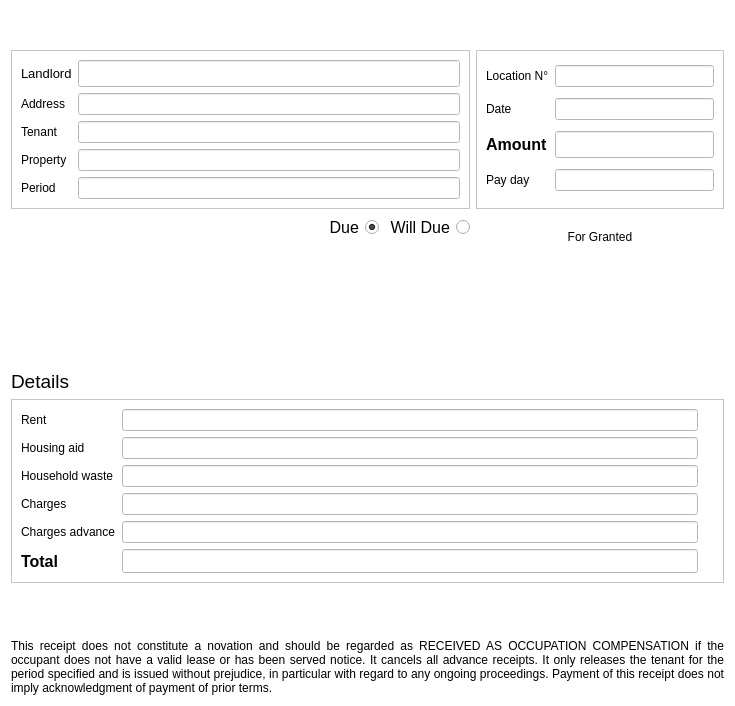
<?xml version="1.0" encoding="UTF-8"?>
<ui version="4.0">
 <class>W_Receipt_Form</class>
 <widget class="QWidget" name="W_Receipt_Form">
  <property name="geometry">
   <rect>
    <x>0</x>
    <y>0</y>
    <width>735</width>
    <height>706</height>
   </rect>
  </property>
  <property name="sizePolicy">
   <sizepolicy hsizetype="Preferred" vsizetype="Preferred">
    <horstretch>0</horstretch>
    <verstretch>0</verstretch>
   </sizepolicy>
  </property>
  <property name="windowTitle">
   <string>Form</string>
  </property>
  <property name="styleSheet">
   <string notr="true">background-color: white; color:black</string>
  </property>
  <layout class="QGridLayout" name="gridLayout">
   <item row="2" column="0">
    <widget class="QRadioButton" name="rb_due">
     <property name="sizePolicy">
      <sizepolicy hsizetype="Minimum" vsizetype="Minimum">
       <horstretch>0</horstretch>
       <verstretch>0</verstretch>
      </sizepolicy>
     </property>
     <property name="minimumSize">
      <size>
       <width>260</width>
       <height>21</height>
      </size>
     </property>
     <property name="font">
      <font>
       <pointsize>12</pointsize>
      </font>
     </property>
     <property name="layoutDirection">
      <enum>Qt::LayoutDirection::RightToLeft</enum>
     </property>
     <property name="text">
      <string>Due</string>
     </property>
     <property name="checked">
      <bool>true</bool>
     </property>
    </widget>
   </item>
   <item row="6" column="2">
    <widget class="QLabel" name="label_20">
     <property name="enabled">
      <bool>true</bool>
     </property>
     <property name="sizePolicy">
      <sizepolicy hsizetype="Minimum" vsizetype="Minimum">
       <horstretch>0</horstretch>
       <verstretch>0</verstretch>
      </sizepolicy>
     </property>
     <property name="minimumSize">
      <size>
       <width>100</width>
       <height>100</height>
      </size>
     </property>
     <property name="font">
      <font>
       <pointsize>10</pointsize>
      </font>
     </property>
     <property name="text">
      <string/>
     </property>
     <property name="pixmap">
      <pixmap>:/signature</pixmap>
     </property>
     <property name="scaledContents">
      <bool>false</bool>
     </property>
     <property name="alignment">
      <set>Qt::AlignmentFlag::AlignCenter</set>
     </property>
     <property name="wordWrap">
      <bool>false</bool>
     </property>
     <property name="margin">
      <number>0</number>
     </property>
     <property name="indent">
      <number>-1</number>
     </property>
    </widget>
   </item>
   <item row="1" column="0" colspan="2">
    <widget class="QFrame" name="frame">
     <property name="sizePolicy">
      <sizepolicy hsizetype="Minimum" vsizetype="Preferred">
       <horstretch>0</horstretch>
       <verstretch>0</verstretch>
      </sizepolicy>
     </property>
     <property name="frameShape">
      <enum>QFrame::Shape::StyledPanel</enum>
     </property>
     <property name="frameShadow">
      <enum>QFrame::Shadow::Raised</enum>
     </property>
     <layout class="QGridLayout" name="gridLayout_2">
      <item row="1" column="0">
       <widget class="QLabel" name="label_2">
        <property name="text">
         <string>Address</string>
        </property>
       </widget>
      </item>
      <item row="0" column="0">
       <widget class="QLabel" name="label">
        <property name="font">
         <font>
          <pointsize>10</pointsize>
         </font>
        </property>
        <property name="text">
         <string>Landlord</string>
        </property>
       </widget>
      </item>
      <item row="1" column="1">
       <widget class="QLineEdit" name="lineEdit_2">
        <property name="sizePolicy">
         <sizepolicy hsizetype="Preferred" vsizetype="Fixed">
          <horstretch>0</horstretch>
          <verstretch>0</verstretch>
         </sizepolicy>
        </property>
        <property name="text">
         <string/>
        </property>
        <property name="alignment">
         <set>Qt::AlignmentFlag::AlignRight|Qt::AlignmentFlag::AlignTrailing|Qt::AlignmentFlag::AlignVCenter</set>
        </property>
       </widget>
      </item>
      <item row="4" column="0">
       <widget class="QLabel" name="label_5">
        <property name="text">
         <string>Period</string>
        </property>
       </widget>
      </item>
      <item row="2" column="1">
       <widget class="QLineEdit" name="le_tenant_name">
        <property name="alignment">
         <set>Qt::AlignmentFlag::AlignRight|Qt::AlignmentFlag::AlignTrailing|Qt::AlignmentFlag::AlignVCenter</set>
        </property>
       </widget>
      </item>
      <item row="3" column="0">
       <widget class="QLabel" name="label_4">
        <property name="text">
         <string>Property</string>
        </property>
       </widget>
      </item>
      <item row="4" column="1">
       <widget class="QLineEdit" name="le_date_period">
        <property name="alignment">
         <set>Qt::AlignmentFlag::AlignRight|Qt::AlignmentFlag::AlignTrailing|Qt::AlignmentFlag::AlignVCenter</set>
        </property>
       </widget>
      </item>
      <item row="3" column="1">
       <widget class="QLineEdit" name="le_property_address">
        <property name="alignment">
         <set>Qt::AlignmentFlag::AlignRight|Qt::AlignmentFlag::AlignTrailing|Qt::AlignmentFlag::AlignVCenter</set>
        </property>
       </widget>
      </item>
      <item row="2" column="0">
       <widget class="QLabel" name="label_3">
        <property name="text">
         <string>Tenant</string>
        </property>
       </widget>
      </item>
      <item row="0" column="1">
       <widget class="QLineEdit" name="lineEdit">
        <property name="font">
         <font>
          <pointsize>12</pointsize>
         </font>
        </property>
        <property name="text">
         <string/>
        </property>
        <property name="alignment">
         <set>Qt::AlignmentFlag::AlignRight|Qt::AlignmentFlag::AlignTrailing|Qt::AlignmentFlag::AlignVCenter</set>
        </property>
       </widget>
      </item>
     </layout>
    </widget>
   </item>
   <item row="8" column="0" colspan="3">
    <widget class="QFrame" name="frame_2">
     <property name="frameShape">
      <enum>QFrame::Shape::StyledPanel</enum>
     </property>
     <property name="frameShadow">
      <enum>QFrame::Shadow::Raised</enum>
     </property>
     <layout class="QGridLayout" name="gridLayout_3">
      <item row="4" column="1">
       <widget class="QLineEdit" name="le_charge_advance">
        <property name="text">
         <string/>
        </property>
        <property name="alignment">
         <set>Qt::AlignmentFlag::AlignRight|Qt::AlignmentFlag::AlignTrailing|Qt::AlignmentFlag::AlignVCenter</set>
        </property>
       </widget>
      </item>
      <item row="5" column="1">
       <widget class="QLineEdit" name="le_tot">
        <property name="font">
         <font>
          <pointsize>12</pointsize>
          <bold>true</bold>
         </font>
        </property>
        <property name="text">
         <string/>
        </property>
        <property name="alignment">
         <set>Qt::AlignmentFlag::AlignRight|Qt::AlignmentFlag::AlignTrailing|Qt::AlignmentFlag::AlignVCenter</set>
        </property>
       </widget>
      </item>
      <item row="3" column="2">
       <widget class="QLabel" name="label_21">
        <property name="font">
         <font>
          <pointsize>12</pointsize>
          <bold>true</bold>
         </font>
        </property>
        <property name="text">
         <string/>
        </property>
        <property name="pixmap">
         <pixmap resource="../resources/icons.qrc">:/assets/vcs-added.svg</pixmap>
        </property>
       </widget>
      </item>
      <item row="0" column="1">
       <widget class="QLineEdit" name="le_rent">
        <property name="text">
         <string/>
        </property>
        <property name="alignment">
         <set>Qt::AlignmentFlag::AlignRight|Qt::AlignmentFlag::AlignTrailing|Qt::AlignmentFlag::AlignVCenter</set>
        </property>
       </widget>
      </item>
      <item row="3" column="0">
       <widget class="QLabel" name="label_16">
        <property name="text">
         <string>Charges</string>
        </property>
       </widget>
      </item>
      <item row="1" column="0">
       <widget class="QLabel" name="label_17">
        <property name="text">
         <string>Housing aid</string>
        </property>
       </widget>
      </item>
      <item row="4" column="0">
       <widget class="QLabel" name="label_8">
        <property name="text">
         <string>Charges advance</string>
        </property>
       </widget>
      </item>
      <item row="0" column="0">
       <widget class="QLabel" name="label_7">
        <property name="text">
         <string>Rent</string>
        </property>
       </widget>
      </item>
      <item row="5" column="0">
       <widget class="QLabel" name="label_12">
        <property name="font">
         <font>
          <pointsize>12</pointsize>
          <bold>true</bold>
         </font>
        </property>
        <property name="text">
         <string>Total</string>
        </property>
       </widget>
      </item>
      <item row="3" column="1">
       <widget class="QLineEdit" name="le_charge">
        <property name="text">
         <string/>
        </property>
        <property name="alignment">
         <set>Qt::AlignmentFlag::AlignRight|Qt::AlignmentFlag::AlignTrailing|Qt::AlignmentFlag::AlignVCenter</set>
        </property>
       </widget>
      </item>
      <item row="1" column="1">
       <widget class="QLineEdit" name="le_housing_aid"/>
      </item>
      <item row="4" column="2">
       <widget class="QLabel" name="label_22">
        <property name="font">
         <font>
          <pointsize>12</pointsize>
          <bold>true</bold>
         </font>
        </property>
        <property name="text">
         <string/>
        </property>
        <property name="pixmap">
         <pixmap resource="../resources/icons.qrc">:/assets/vcs-removed.svg</pixmap>
        </property>
       </widget>
      </item>
      <item row="2" column="0">
       <widget class="QLabel" name="label_9">
        <property name="text">
         <string>Household waste</string>
        </property>
       </widget>
      </item>
      <item row="2" column="1">
       <widget class="QLineEdit" name="lineEdit_3"/>
      </item>
     </layout>
    </widget>
   </item>
   <item row="2" column="1">
    <widget class="QRadioButton" name="re_will_due">
     <property name="sizePolicy">
      <sizepolicy hsizetype="Maximum" vsizetype="Fixed">
       <horstretch>0</horstretch>
       <verstretch>0</verstretch>
      </sizepolicy>
     </property>
     <property name="font">
      <font>
       <pointsize>12</pointsize>
      </font>
     </property>
     <property name="layoutDirection">
      <enum>Qt::LayoutDirection::RightToLeft</enum>
     </property>
     <property name="text">
      <string>Will Due</string>
     </property>
    </widget>
   </item>
   <item row="2" column="2" rowspan="4">
    <widget class="QLabel" name="label_19">
     <property name="text">
      <string>For Granted</string>
     </property>
     <property name="alignment">
      <set>Qt::AlignmentFlag::AlignCenter</set>
     </property>
    </widget>
   </item>
   <item row="9" column="0" colspan="3">
    <spacer name="verticalSpacer">
     <property name="orientation">
      <enum>Qt::Orientation::Vertical</enum>
     </property>
     <property name="sizeType">
      <enum>QSizePolicy::Policy::Fixed</enum>
     </property>
     <property name="sizeHint" stdset="0">
      <size>
       <width>20</width>
       <height>50</height>
      </size>
     </property>
    </spacer>
   </item>
   <item row="7" column="0" colspan="2">
    <widget class="QLabel" name="label_6">
     <property name="font">
      <font>
       <pointsize>14</pointsize>
      </font>
     </property>
     <property name="text">
      <string>Details</string>
     </property>
    </widget>
   </item>
   <item row="1" column="2">
    <widget class="QFrame" name="frame_3">
     <property name="sizePolicy">
      <sizepolicy hsizetype="Maximum" vsizetype="Preferred">
       <horstretch>0</horstretch>
       <verstretch>0</verstretch>
      </sizepolicy>
     </property>
     <property name="frameShape">
      <enum>QFrame::Shape::StyledPanel</enum>
     </property>
     <property name="frameShadow">
      <enum>QFrame::Shadow::Raised</enum>
     </property>
     <layout class="QGridLayout" name="gridLayout_4">
      <item row="2" column="1">
       <widget class="QLabel" name="label_10">
        <property name="font">
         <font>
          <pointsize>12</pointsize>
          <bold>true</bold>
         </font>
        </property>
        <property name="text">
         <string>Amount</string>
        </property>
       </widget>
      </item>
      <item row="1" column="1">
       <widget class="QLabel" name="label_11">
        <property name="text">
         <string>Date</string>
        </property>
       </widget>
      </item>
      <item row="0" column="2">
       <widget class="QLineEdit" name="le_location_number">
        <property name="text">
         <string/>
        </property>
        <property name="alignment">
         <set>Qt::AlignmentFlag::AlignRight|Qt::AlignmentFlag::AlignTrailing|Qt::AlignmentFlag::AlignVCenter</set>
        </property>
       </widget>
      </item>
      <item row="3" column="1">
       <widget class="QLabel" name="label_14">
        <property name="text">
         <string>Pay day</string>
        </property>
       </widget>
      </item>
      <item row="3" column="2">
       <widget class="QLineEdit" name="le_pay_date">
        <property name="text">
         <string/>
        </property>
        <property name="alignment">
         <set>Qt::AlignmentFlag::AlignRight|Qt::AlignmentFlag::AlignTrailing|Qt::AlignmentFlag::AlignVCenter</set>
        </property>
       </widget>
      </item>
      <item row="1" column="2">
       <widget class="QLineEdit" name="le_start_date">
        <property name="text">
         <string/>
        </property>
        <property name="alignment">
         <set>Qt::AlignmentFlag::AlignRight|Qt::AlignmentFlag::AlignTrailing|Qt::AlignmentFlag::AlignVCenter</set>
        </property>
       </widget>
      </item>
      <item row="0" column="1">
       <widget class="QLabel" name="label_13">
        <property name="text">
         <string>Location N°</string>
        </property>
       </widget>
      </item>
      <item row="2" column="2">
       <widget class="QLineEdit" name="le_tot_amount">
        <property name="font">
         <font>
          <pointsize>12</pointsize>
          <bold>true</bold>
         </font>
        </property>
        <property name="text">
         <string/>
        </property>
        <property name="alignment">
         <set>Qt::AlignmentFlag::AlignRight|Qt::AlignmentFlag::AlignTrailing|Qt::AlignmentFlag::AlignVCenter</set>
        </property>
       </widget>
      </item>
     </layout>
    </widget>
   </item>
   <item row="10" column="0" colspan="3">
    <widget class="QLabel" name="label_15">
     <property name="sizePolicy">
      <sizepolicy hsizetype="Preferred" vsizetype="Preferred">
       <horstretch>0</horstretch>
       <verstretch>0</verstretch>
      </sizepolicy>
     </property>
     <property name="minimumSize">
      <size>
       <width>0</width>
       <height>0</height>
      </size>
     </property>
     <property name="text">
      <string>This receipt does not constitute a novation and should be regarded as RECEIVED AS OCCUPATION COMPENSATION if the occupant does not have a valid lease or has been served notice. It cancels all advance receipts. It only releases the tenant for the period specified and is issued without prejudice, in particular with regard to any ongoing proceedings. Payment of this receipt does not imply acknowledgment of payment of prior terms.</string>
     </property>
     <property name="scaledContents">
      <bool>false</bool>
     </property>
     <property name="alignment">
      <set>Qt::AlignmentFlag::AlignJustify|Qt::AlignmentFlag::AlignVCenter</set>
     </property>
     <property name="wordWrap">
      <bool>true</bool>
     </property>
    </widget>
   </item>
   <item row="0" column="0" colspan="3">
    <widget class="QLabel" name="l_title">
     <property name="font">
      <font>
       <pointsize>22</pointsize>
      </font>
     </property>
     <property name="text">
      <string/>
     </property>
    </widget>
   </item>
  </layout>
 </widget>
 <resources>
  <include location="../resources/icons.qrc"/>
 </resources>
 <connections/>
</ui>
